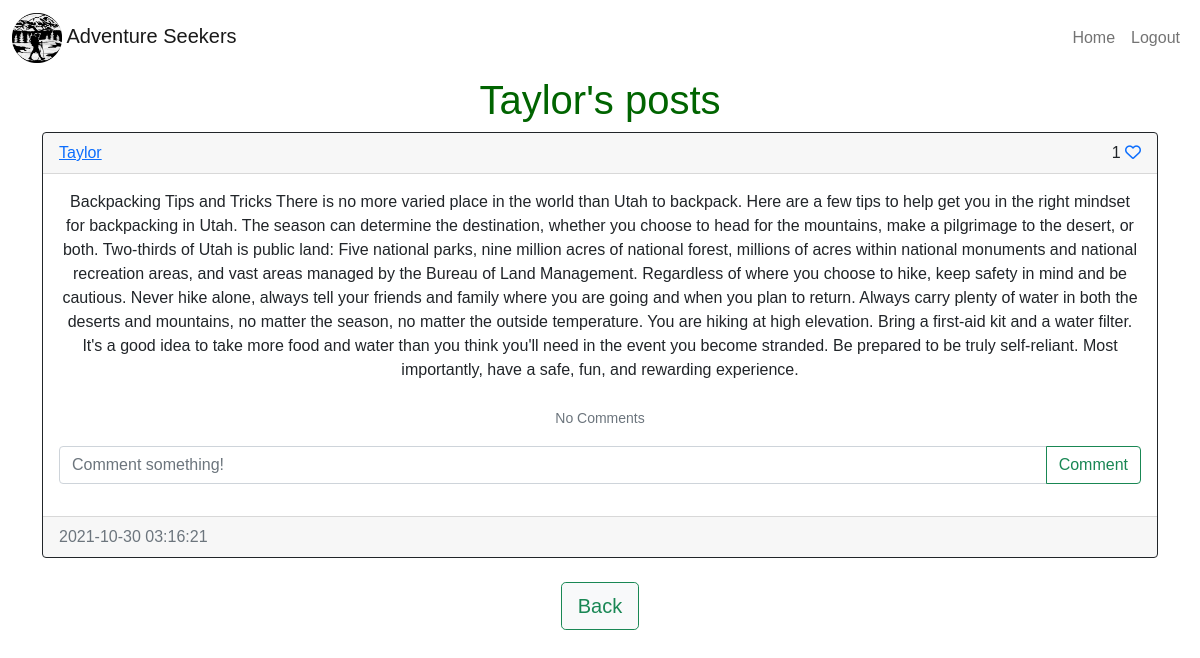
The app's page /posts/Taylor (signed in) with its own data.
### sunny_app/models.py (models this page shows)
class User(db.Model, UserMixin):
    id = db.Column(db.Integer, primary_key=True)
    email = db.Column(db.String(150), unique=True)
    username = db.Column(db.String(150), unique=True)
    password = db.Column(db.String(150))
    date_created = db.Column(db.DateTime(timezone=True), default=func.now())
    posts = db.relationship('Post', backref='user', passive_deletes=True)
    comments = db.relationship('Comment', backref='user', passive_deletes=True)
    likes = db.relationship('Like', backref='user', passive_deletes=True)

class Post(db.Model):
    id = db.Column(db.Integer, primary_key=True)
    text = db.Column(db.Text, nullable=False)
    date_created = db.Column(db.DateTime(timezone=True), default=func.now())
    author = db.Column(db.Integer, db.ForeignKey(
        'user.id', ondelete="CASCADE"), nullable=False)
    comments = db.relationship('Comment', backref='post', passive_deletes=True)
    likes = db.relationship('Like', backref='post', passive_deletes=True)

### sunny_app/views.py (the view)
@views.route("/posts/<username>")
@login_required
def posts(username):
    user = User.query.filter_by(username=username).first()
    if not user:
        flash('No user with that username exists.', category='error')
        return redirect(url_for('views.home'))
    posts = user.posts
    return render_template("posts.html", user=current_user, posts=posts, username=username)

### sunny_app/__init__.py (called while the page is built)
def create_app():
    app = Flask(__name__)
    app.config['SECRET_KEY'] = "helloworld"
    app.config['SQLALCHEMY_DATABASE_URI'] = f'sqlite:///{DB_NAME}'
    db.init_app(app)
    from .views import views
    from .auth import auth
    app.register_blueprint(views, url_prefix="/")
    app.register_blueprint(auth, url_prefix="/")
    from .models import User, Post, Comment, Like
    create_database(app)
    login_manager = LoginManager()
    login_manager.login_view = "auth.login"
    login_manager.init_app(app)
    @login_manager.user_loader
    def load_user(id):
        return User.query.get(int(id))
    return app

### sunny_app/templates/posts.html (shortened to what this page needs)
{% extends "posts_div.html" %}  {% block header %} {{username}}'s posts {% endblock %} {% block footer %}
<div align="center">
  <a href="/home"
    ><button type="button" class="btn btn-light btn-outline-success btn-lg">
      Back
    </button></a
  >
</div>
{% endblock %}

### sunny_app/templates/posts_div.html (shortened to what this page needs)
{% extends "base.html" %} {% block title %}Home{% endblock %} {% block content
%}
<div class="page-title">
  <h1 align="center">{% block header %}Posts{% endblock %}</h1>
</div>
<div id="posts">
  {% for post in posts %}
  <div class="card border-dark">
    <div class="card-header d-flex justify-content-between align-items-center">
      <a href="/posts/{{post.user.username}}">{{post.user.username}}</a>
      <div>
        {{post.likes|length}} {% if user.id in
        post.likes|map(attribute="author")|list %}
        <a href="/like-post/{{post.id}}"><i class="fas fa-heart"></i></a>
        {% else %}
        <a href="/like-post/{{post.id}}"><i class="far fa-heart"></i></a>
        {% endif %}
      </div>
    </div>
    <div class="card-body">
      <div class="card-text">{{post.text}}</div>
      <br />
      <p class="card-text">
        {% if post.comments|length > 0 %}
        <a data-bs-toggle="collapse" href="#comments-{{post.id}}" role="button">
          <small>View {{post.comments|length}} Comments</small>
        </a>
        {% else %}
        <small class="text-muted">No Comments</small>
        {% endif %}
      </p>
      <form
        class="input-group mb-3"
        method="POST"
        action="/create-comment/{{post.id}}"
      >
        <input
          type="text"
          id="text"
          name="text"
          class="form-control"
          placeholder="Comment something!"
        />
        <button type="submit" class="btn btn-outline-success">Comment</button>
      </form>
    </div>
    <div class="card-footer text-muted">{{post.date_created}}</div>
  </div>
  <br/ > {% endfor %}
</div>
{% block footer %}{% endblock %} {% endblock %}

### sunny_app/static/css/main.css (style rules this page uses)
body { background: url("https://mdbootstrap.com/img/Photos/Others/images/76.jpg") no-repeat center center fixed; -webkit-background-size: cover; -moz-background-size: cover; background-size: cover; -o-background-size: cover; font-family: Arial, Helvetica, sans-serif; }
.card-text { text-align: center; }
.page-title { font-family: Arial, Helvetica, sans-serif; color: darkgreen; }

### records on screen
User: username "Taylor"
Post: user.username "Taylor", likes|length "1", text "Backpacking Tips and Tricks There is no more varied place in the world than Utah to backpack. Here are a few tips to help get you in the right mindset for backpacking in Utah. The season can determine the destination, whether you choose to head for the mountains, make a pilgrimage to the desert, or both. Two-thirds of Utah is public land: Five national parks, nine million acres of national forest, millions of acres within national monuments and national recreation areas, and vast areas managed by the Bureau of Land Management. Regardless of where you choose to hike, keep safety in mind and be cautious. Never hike alone, always tell your friends and family where you are going and when you…", date_created "2021-10-30 03:16:21"
